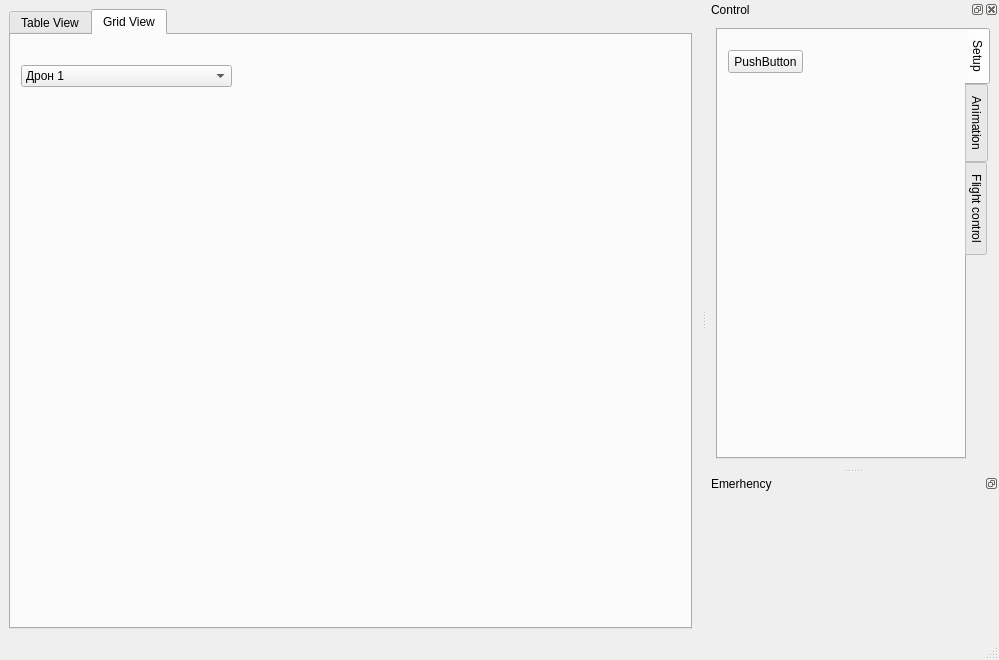
<?xml version="1.0" encoding="UTF-8"?>
<ui version="4.0">
 <class>MainWindow</class>
 <widget class="QMainWindow" name="MainWindow">
  <property name="geometry">
   <rect>
    <x>0</x>
    <y>0</y>
    <width>999</width>
    <height>660</height>
   </rect>
  </property>
  <property name="minimumSize">
   <size>
    <width>999</width>
    <height>660</height>
   </size>
  </property>
  <property name="cursor">
   <cursorShape>ArrowCursor</cursorShape>
  </property>
  <property name="windowTitle">
   <string>MainWindow</string>
  </property>
  <widget class="QWidget" name="centralwidget">
   <layout class="QHBoxLayout" name="horizontalLayout_3">
    <item>
     <widget class="QTabWidget" name="tabWidget">
      <property name="currentIndex">
       <number>1</number>
      </property>
      <property name="documentMode">
       <bool>false</bool>
      </property>
      <property name="tabsClosable">
       <bool>false</bool>
      </property>
      <property name="tabBarAutoHide">
       <bool>true</bool>
      </property>
      <widget class="QWidget" name="tab">
       <property name="enabled">
        <bool>true</bool>
       </property>
       <attribute name="title">
        <string>Table View</string>
       </attribute>
       <layout class="QHBoxLayout" name="horizontalLayout">
        <item>
         <widget class="QTableWidget" name="tableWidget">
          <property name="selectionMode">
           <enum>QAbstractItemView::ContiguousSelection</enum>
          </property>
          <property name="horizontalScrollMode">
           <enum>QAbstractItemView::ScrollPerItem</enum>
          </property>
          <property name="rowCount">
           <number>11</number>
          </property>
          <property name="columnCount">
           <number>5</number>
          </property>
          <row/>
          <row/>
          <row/>
          <row/>
          <row/>
          <row/>
          <row/>
          <row/>
          <row/>
          <row/>
          <row/>
          <column/>
          <column/>
          <column/>
          <column/>
          <column/>
         </widget>
        </item>
       </layout>
      </widget>
      <widget class="QWidget" name="tab_2">
       <attribute name="title">
        <string>Grid View</string>
       </attribute>
       <widget class="QComboBox" name="comboBox">
        <property name="geometry">
         <rect>
          <x>10</x>
          <y>30</y>
          <width>211</width>
          <height>22</height>
         </rect>
        </property>
        <item>
         <property name="text">
          <string>Дрон 1</string>
         </property>
        </item>
        <item>
         <property name="text">
          <string>Дрон 2</string>
         </property>
        </item>
       </widget>
      </widget>
     </widget>
    </item>
   </layout>
  </widget>
  <widget class="QMenuBar" name="menubar">
   <property name="geometry">
    <rect>
     <x>0</x>
     <y>0</y>
     <width>999</width>
     <height>20</height>
    </rect>
   </property>
  </widget>
  <widget class="QStatusBar" name="statusbar"/>
  <widget class="QDockWidget" name="dockWidget_2">
   <property name="minimumSize">
    <size>
     <width>292</width>
     <height>165</height>
    </size>
   </property>
   <property name="features">
    <set>QDockWidget::DockWidgetClosable|QDockWidget::DockWidgetFloatable|QDockWidget::DockWidgetMovable</set>
   </property>
   <property name="windowTitle">
    <string>Control</string>
   </property>
   <attribute name="dockWidgetArea">
    <number>2</number>
   </attribute>
   <widget class="QWidget" name="dockWidgetContents_2">
    <layout class="QHBoxLayout" name="horizontalLayout_2">
     <item>
      <widget class="QTabWidget" name="tabWidget_2">
       <property name="tabPosition">
        <enum>QTabWidget::East</enum>
       </property>
       <property name="currentIndex">
        <number>0</number>
       </property>
       <widget class="QWidget" name="tab_5">
        <attribute name="title">
         <string>Setup</string>
        </attribute>
        <widget class="QPushButton" name="pushButton_5">
         <property name="geometry">
          <rect>
           <x>10</x>
           <y>20</y>
           <width>75</width>
           <height>23</height>
          </rect>
         </property>
         <property name="text">
          <string>PushButton</string>
         </property>
        </widget>
       </widget>
       <widget class="QWidget" name="tab_6">
        <attribute name="title">
         <string>Animation</string>
        </attribute>
       </widget>
       <widget class="QWidget" name="tab_4">
        <attribute name="title">
         <string>Flight control</string>
        </attribute>
        <widget class="QLabel" name="label">
         <property name="geometry">
          <rect>
           <x>10</x>
           <y>180</y>
           <width>65</width>
           <height>16</height>
          </rect>
         </property>
         <property name="text">
          <string>Drone control</string>
         </property>
        </widget>
        <widget class="QPushButton" name="pushButton">
         <property name="geometry">
          <rect>
           <x>10</x>
           <y>208</y>
           <width>75</width>
           <height>23</height>
          </rect>
         </property>
         <property name="text">
          <string>+X</string>
         </property>
        </widget>
        <widget class="QPushButton" name="pushButton_3">
         <property name="geometry">
          <rect>
           <x>10</x>
           <y>237</y>
           <width>75</width>
           <height>23</height>
          </rect>
         </property>
         <property name="text">
          <string>+Y</string>
         </property>
        </widget>
        <widget class="QPushButton" name="pushButton_4">
         <property name="geometry">
          <rect>
           <x>91</x>
           <y>237</y>
           <width>75</width>
           <height>23</height>
          </rect>
         </property>
         <property name="text">
          <string>-Y</string>
         </property>
        </widget>
        <widget class="QPushButton" name="pushButton_2">
         <property name="geometry">
          <rect>
           <x>91</x>
           <y>208</y>
           <width>75</width>
           <height>23</height>
          </rect>
         </property>
         <property name="text">
          <string>-X</string>
         </property>
        </widget>
       </widget>
      </widget>
     </item>
    </layout>
   </widget>
  </widget>
  <widget class="QDockWidget" name="dockWidget_3">
   <property name="minimumSize">
    <size>
     <width>221</width>
     <height>164</height>
    </size>
   </property>
   <property name="maximumSize">
    <size>
     <width>524287</width>
     <height>164</height>
    </size>
   </property>
   <property name="features">
    <set>QDockWidget::DockWidgetFloatable|QDockWidget::DockWidgetMovable</set>
   </property>
   <property name="windowTitle">
    <string>Emerhency</string>
   </property>
   <attribute name="dockWidgetArea">
    <number>2</number>
   </attribute>
   <widget class="QWidget" name="dockWidgetContents_3"/>
  </widget>
 </widget>
 <resources/>
 <connections/>
</ui>
